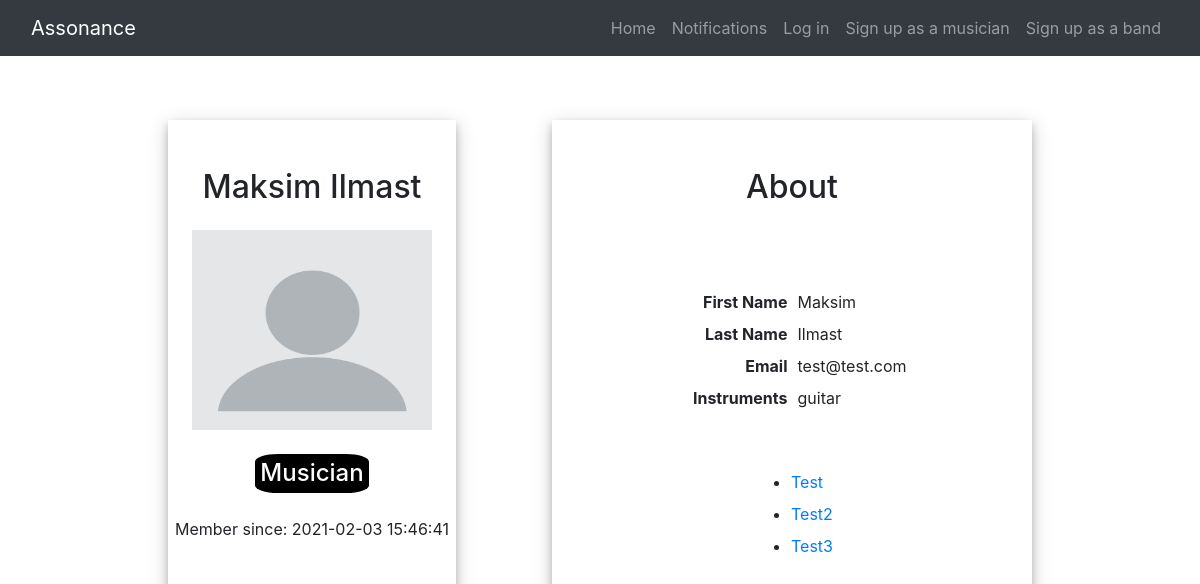
/profile-musician/1, run on an earlier commit of the app's database.
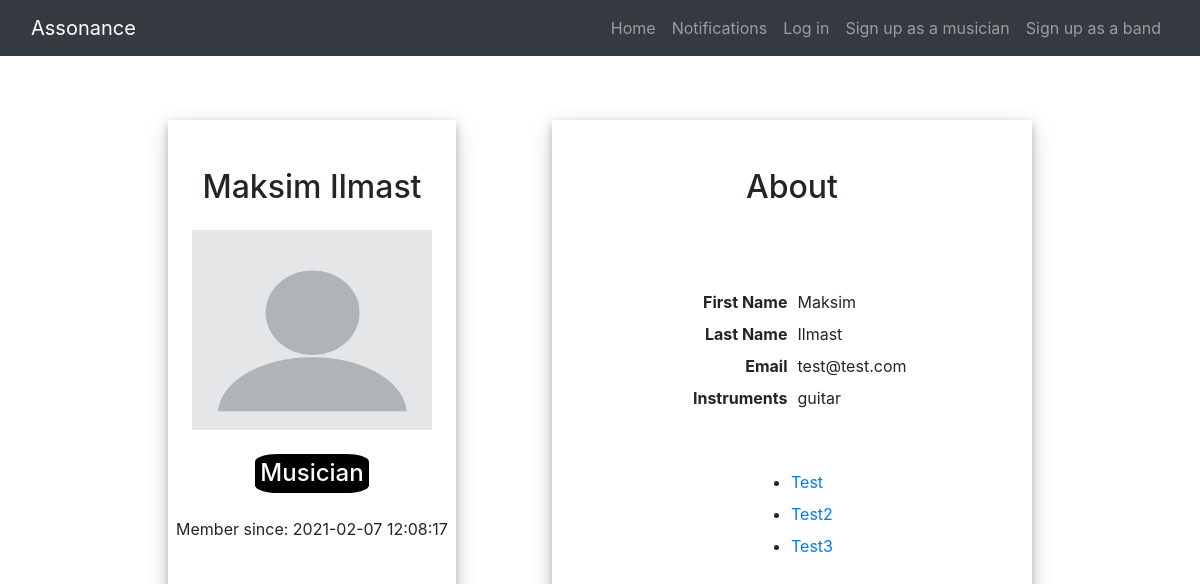
And on a later commit of the database.
### application/auth/models.py (models this page shows, shortened)
class User(db.Model):
    __abstract__  = True
    id = db.Column(db.Integer, primary_key=True)
    date_created = db.Column(db.DateTime,  default=db.func.current_timestamp())
    def get_avatar(self):
        return self.avatar

class Musician(User):
    __tablename__ = 'musicians'
    id = db.Column(db.Integer, primary_key=True, nullable=False, autoincrement=True)
    firstname = db.Column(db.String(128),  nullable=False)
    lastname = db.Column(db.String(128),  nullable=False)
    email = db.Column(db.String(128),  nullable=False, unique=True)
    password = db.Column(db.String(192),  nullable=False)
    instruments = db.Column(db.String(192), nullable=False)
    facebook = db.Column(db.String(192), default=None)
    spotify = db.Column(db.String(192), default=None)
    soundcloud = db.Column(db.String(192), default=None)
    avatar = db.Column(db.LargeBinary, default=None)

### application/auth/controllers.py (the view)
@app.route('/profile-musician/<id>', methods=["GET"])
def profile_musician(id):
    musician = Musician.query.get(id)
    return render_template("musician/profile.html", musician=musician)

### application/templates/musician/profile.html (shortened to what this page needs)
{% extends "layout.html" %}
{% block content %}
<section class="profile-section">
    <header class="profile-header">
        <h2>{{musician.firstname}} {{musician.lastname}}</h2>
        {% if musician.get_avatar() == None %}
            <div class="profile-avatar">
                <img src="{{url_for('static', filename='img/avatar_default.png')}}" width="240" height="200" alt=""/>
            </div>
        {% endif %}
        <h4>Musician</h4>
        <span>Member since: {{musician.date_created}}</span>
    </header>
    <section class="profile-info-section">
        <h2>About</h2>
        <div class="profile-info">
            <div class="profile-user-info">
                    <div class="profile-user-details clearfix">
                        <div class="profile-user-details-label">
                            First Name
                        </div>
                        <div class="profile-user-details-value">
                            {{musician.firstname}}
                        </div>
                    </div>
                    <div class="profile-user-details clearfix">
                        <div class="profile-user-details-label">
                            Last Name
                        </div>
                        <div class="profile-user-details-value">
                            {{musician.lastname}}
                        </div>
                    </div>
                    <div class="profile-user-details clearfix">
                        <div class="profile-user-details-label">
                            Email
                        </div>
                        <div class="profile-user-details-value">
                            {{musician.email}}
                        </div>
                    </div>
                    <div class="profile-user-details clearfix">
                        <div class="profile-user-details-label">
                            Instruments
                        </div>
                        <div class="profile-user-details-value">
                            {{musician.instruments}}
                        </div>
                    </div>
                </div>
                <div class="profile-social">
                    <ul>
                        <li><a href="#">{{musician.facebook}} Test</a></li>
                        <li><a href="#">{{musician.spotify}} Test2</a></li>
                        <li><a href="#">{{musician.soundcloud}} Test3</a></li>
                    </ul>
                </div>
            </div>
    </section>
</section>
{% endblock %}

What changed in the data, as far as the page shows it:
changed Musician "Maksim": date_created "2021-02-03 15:46:41" → "2021-02-07 12:08:17"
